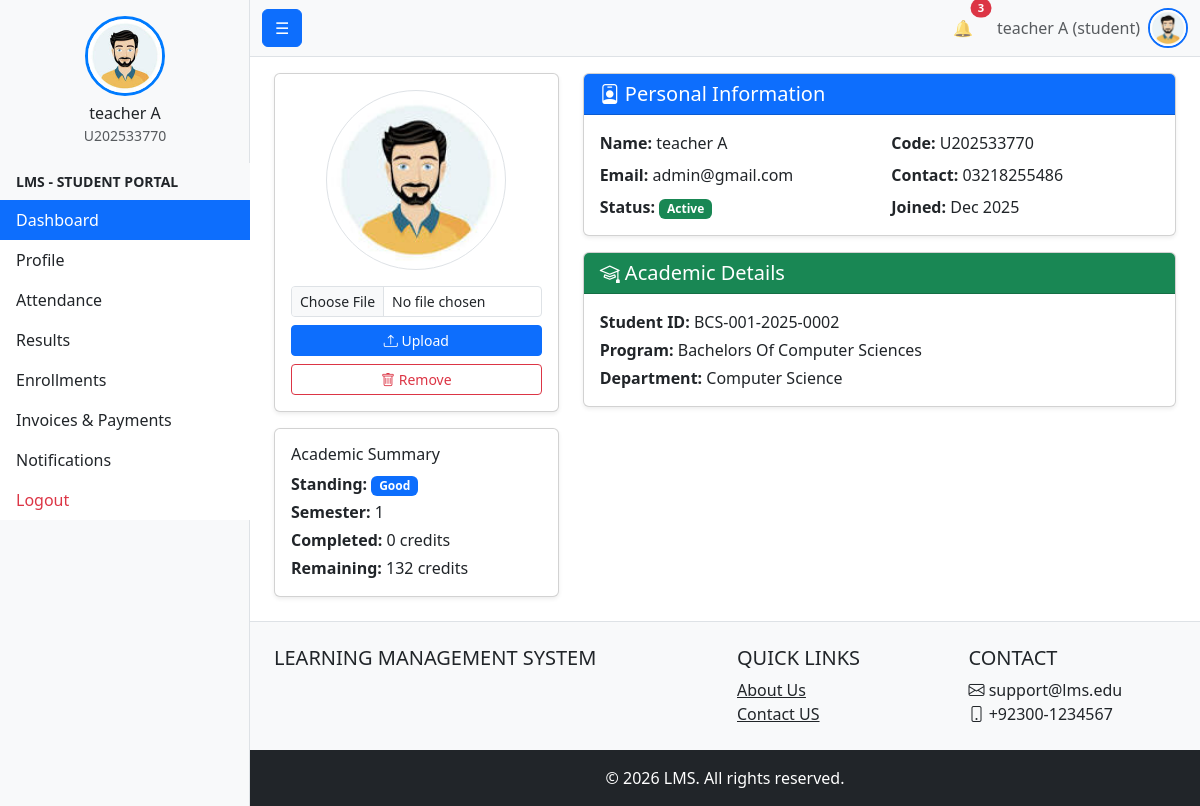
The page /public/profile.php (signed in) on the database its author committed.
### tables this page shows
CREATE TABLE `users` (
  `id` int(11) NOT NULL,
  `first_name` varchar(100) NOT NULL,
  `last_name` varchar(100) NOT NULL,
  `full_name` varchar(201) GENERATED ALWAYS AS (concat(`first_name`,' ',`last_name`)) STORED,
  `email` varchar(255) DEFAULT NULL,
  `contact_number` varchar(20) DEFAULT NULL,
  `profile_image` varchar(255) DEFAULT NULL COMMENT 'Stores profile image filename (stored in /public/uploads/profiles/)',
  `campus_id` int(11) DEFAULT NULL,
  `gender` enum('male','female','other') DEFAULT NULL,
  `cnic` varchar(15) DEFAULT NULL,
  `date_of_birth` date DEFAULT NULL,
  `address` text DEFAULT NULL,
  `password_hash` varchar(255) NOT NULL,
  `user_code` varchar(255) NOT NULL,
  `status` enum('active','inactive','suspended') NOT NULL DEFAULT 'active',
  `is_deleted` tinyint(1) NOT NULL DEFAULT 0,
  `created_at` timestamp NOT NULL DEFAULT current_timestamp(),
  `updated_at` timestamp NOT NULL DEFAULT current_timestamp() ON UPDATE current_timestamp(),
  `last_login_at` datetime DEFAULT NULL
);

CREATE TABLE `roles` (
  `role_id` int(11) NOT NULL,
  `role_name` enum('student','faculty','admin','student_affairs','examination','admission','accounts') NOT NULL
);

CREATE TABLE `student` (
  `student_id` int(11) NOT NULL,
  `program_id` int(11) NOT NULL,
  `student_number` varchar(50) NOT NULL,
  `admission_year` year(4) NOT NULL,
  `current_semester` int(11) NOT NULL DEFAULT 1,
  `enrollment_status` enum('active','suspended','withdrawn','graduated','expelled','on_break') NOT NULL DEFAULT 'active',
  `academic_standing` enum('good','probation','warning','honors') DEFAULT 'good',
  `attempted_credit_hrs` int(11) NOT NULL DEFAULT 0,
  `completed_credit_hrs` int(11) NOT NULL DEFAULT 0,
  `remaining_credit_hrs` int(11) NOT NULL DEFAULT 0,
  `created_at` timestamp NOT NULL DEFAULT current_timestamp(),
  `updated_at` timestamp NOT NULL DEFAULT current_timestamp() ON UPDATE current_timestamp(),
  `cgpa` decimal(3,2) DEFAULT NULL COMMENT 'Cumulative Grade Point Average',
  `sgpa` decimal(3,2) DEFAULT NULL COMMENT 'Semester Grade Point Average'
);

CREATE TABLE `program` (
  `program_id` int(11) NOT NULL,
  `department_id` int(11) NOT NULL,
  `program_code` varchar(50) NOT NULL,
  `program_name` varchar(100) NOT NULL,
  `degree_level` enum('diploma','bachelors','masters','phd') NOT NULL,
  `duration` int(11) NOT NULL COMMENT 'Duration in years',
  `minimum_semesters` int(11) NOT NULL,
  `minimum_credit_hrs` int(11) NOT NULL,
  `program_status` enum('active','inactive','phased_out') NOT NULL DEFAULT 'active',
  `description` text DEFAULT NULL,
  `created_at` timestamp NOT NULL DEFAULT current_timestamp(),
  `updated_at` timestamp NOT NULL DEFAULT current_timestamp() ON UPDATE current_timestamp(),
  `is_deleted` tinyint(1) NOT NULL DEFAULT 0,
  `updated_by` int(11) DEFAULT NULL
);

CREATE TABLE `department` (
  `department_id` int(11) NOT NULL,
  `department_name` varchar(100) NOT NULL,
  `department_code` varchar(50) NOT NULL,
  `department_status` enum('active','inactive') NOT NULL DEFAULT 'active',
  `email` varchar(255) NOT NULL,
  `contact_number` varchar(20) DEFAULT NULL,
  `faculty_id` int(11) NOT NULL,
  `campus_id` int(11) DEFAULT NULL,
  `created_at` timestamp NOT NULL DEFAULT current_timestamp(),
  `updated_at` timestamp NOT NULL DEFAULT current_timestamp() ON UPDATE current_timestamp(),
  `is_deleted` tinyint(1) NOT NULL DEFAULT 0,
  `updated_by` int(11) DEFAULT NULL
);

### config.php (called while the page is built, shortened)
<?php
function url(string $path = ''): string {
    return rtrim(BASE_URL, '/') . '/' . ltrim($path, '/');
}

### public/profile.php (the view, shortened to what this page needs)
<?php
require_once $_SERVER['DOCUMENT_ROOT'] . '/project1/bootstrap.php';
$user_id = $_SESSION['user_id'];
$role = $_SESSION['role'] ?? 'guest';
$upload_dir = __DIR__ . '/uploads/profiles/';
if ($role === 'student') {
    $query = "SELECT u.*, s.student_number, s.current_semester, s.academic_standing,
              s.completed_credit_hrs, s.remaining_credit_hrs, p.program_name, d.department_name
              FROM users u
              JOIN student s ON u.id = s.student_id
              JOIN program p ON s.program_id = p.program_id
              JOIN department d ON p.department_id = d.department_id
              WHERE u.id = $user_id";
} elseif ($role === 'faculty') {
    $query = "SELECT u.*, t.employee_number, t.designation, d.department_name
              FROM users u
              JOIN teacher t ON u.id = t.teacher_id
              JOIN department d ON t.department_id = d.department_id
              WHERE u.id = $user_id";
} else {
    $query = "SELECT * FROM users WHERE id = $user_id";
}
$user = $conn->query($query)->fetch_assoc();
$image_url = (!empty($_SESSION['profile_image']) && file_exists($upload_dir . $_SESSION['profile_image']))
    ? 'uploads/profiles/' . $_SESSION['profile_image']
    : 'male_avatar.jpeg';
?>
<div class="row">
    <div class="col-md-4">
        <div class="card shadow-sm mb-3">
            <div class="card-body text-center">
                <img src="<?= $image_url ?>" class="img-thumbnail rounded-circle mb-3"
                     style="width:180px;height:180px;object-fit:cover;">
                <form method="POST" enctype="multipart/form-data" class="mb-2">
                    <input type="file" name="profile_image" class="form-control form-control-sm mb-2" accept="image/*" required>
                    <button class="btn btn-primary btn-sm w-100"><i class="bi bi-upload"></i> Upload</button>
                </form>
                <?php if ($user['profile_image']): ?>
                <form method="POST">
                    <button name="delete_image" class="btn btn-outline-danger btn-sm w-100">
                        <i class="bi bi-trash"></i> Remove
                    </button>
                </form>
                <?php endif; ?>
            </div>
        </div>
        <?php if ($role === 'student'): ?>
        <div class="card shadow-sm">
            <div class="card-body">
                <h6>Academic Summary</h6>
                <p class="mb-1"><strong>Standing:</strong>
                    <span class="badge bg-<?= $user['academic_standing'] === 'honors' ? 'success' : 'primary' ?>">
                        <?= ucfirst($user['academic_standing']) ?>
                    </span>
                </p>
                <p class="mb-1"><strong>Semester:</strong> <?= $user['current_semester'] ?></p>
                <p class="mb-1"><strong>Completed:</strong> <?= $user['completed_credit_hrs'] ?> credits</p>
                <p class="mb-0"><strong>Remaining:</strong> <?= $user['remaining_credit_hrs'] ?> credits</p>
            </div>
        </div>
        <?php endif; ?>
    </div>
    <div class="col-md-8">
        <div class="card shadow-sm mb-3">
            <div class="card-header bg-primary text-white">
                <h5 class="mb-0"><i class="bi bi-person-badge"></i> Personal Information</h5>
            </div>
            <div class="card-body">
                <div class="row mb-2">
                    <div class="col-6"><strong>Name:</strong> <?= htmlspecialchars($user['full_name']) ?></div>
                    <div class="col-6"><strong>Code:</strong> <?= htmlspecialchars($user['user_code']) ?></div>
                </div>
                <div class="row mb-2">
                    <div class="col-6"><strong>Email:</strong> <?= htmlspecialchars($user['email']) ?></div>
                    <div class="col-6"><strong>Contact:</strong> <?= htmlspecialchars($user['contact_number'] ?? 'N/A') ?></div>
                </div>
                <div class="row">
                    <div class="col-6"><strong>Status:</strong>
                        <span class="badge bg-<?= $user['status'] === 'active' ? 'success' : 'warning' ?>">
                            <?= ucfirst($user['status']) ?>
                        </span>
                    </div>
                    <div class="col-6"><strong>Joined:</strong> <?= date('M Y', strtotime($user['created_at'])) ?></div>
                </div>
            </div>
        </div>
        <?php if ($role === 'student'): ?>
        <div class="card shadow-sm mb-3">
            <div class="card-header bg-success text-white">
                <h5 class="mb-0"><i class="bi bi-mortarboard"></i> Academic Details</h5>
            </div>
            <div class="card-body">
                <p class="mb-1"><strong>Student ID:</strong> <?= $user['student_number'] ?></p>
                <p class="mb-1"><strong>Program:</strong> <?= htmlspecialchars($user['program_name']) ?></p>
                <p class="mb-0"><strong>Department:</strong> <?= htmlspecialchars($user['department_name']) ?></p>
            </div>
        </div>
        <?php endif; ?>
    </div>
</div>
<?php
require_once '../templates/layout/master_base.php';
?>

### templates/layout/navbar.php (shortened to what this page needs)
<?php
require_once $_SERVER['DOCUMENT_ROOT'].'/project1/bootstrap.php';
$name = 'Guest';
$role = 'guest';
$profile_image_url = url('public/male_avatar.jpeg');
if (isset($_SESSION['user_id'])) {
    $user_id = $_SESSION['user_id'];
    $stmt = $conn->prepare("
        SELECT u.full_name, r.role_name
        FROM users u
        LEFT JOIN user_roles ur ON u.id = ur.user_id
        LEFT JOIN roles r ON ur.role_id = r.role_id
        WHERE u.id = ?
        LIMIT 1
    ");
    $stmt->bind_param('i', $user_id);
    $stmt->execute();
    $result = $stmt->get_result();
    if ($row = $result->fetch_assoc()) {
        $name = $row['full_name'];
        $role = $row['role_name'] ?? 'guest';
    }
    $stmt = $conn->prepare("SELECT COUNT(*) as count FROM user_notification WHERE user_id=? AND is_read=FALSE");
    $stmt->bind_param('i', $user_id);
    $stmt->execute();
    $unread_count = $stmt->get_result()->fetch_assoc()['count'] ?? 0;
} else {
    $unread_count = 0;
    $notifications = [];
}
?>
<nav class="navbar navbar-expand-lg navbar-light bg-light border-bottom">
    <div class="container-fluid">
        <button class="btn btn-primary " id="sidebarToggle">☰</button>
        <div class="collapse navbar-collapse" id="navbarNav">
            <ul class="navbar-nav ms-auto align-items-center">
                <li class="nav-item dropdown me-3">
                    <a class="nav-link position-relative" href="#" id="notificationDropdown" role="button"
                       data-bs-toggle="dropdown" aria-expanded="false" title="Notifications">
                        🔔
                        <?php if ($unread_count > 0): ?>
                        <span class="position-absolute top-0 start-100 translate-middle badge rounded-pill bg-danger" style="font-size:0.7rem;">
                            <?= $unread_count > 9 ? '9+' : $unread_count ?>
                        </span>
                        <?php endif; ?>
                    </a>
                </li>
                <li class="nav-item me-2">
                    <span class="text-muted"><?= htmlspecialchars($name) ?> (<?= htmlspecialchars($role) ?>)</span>
                </li>
                <li class="nav-item dropdown">
                    <a class="nav-link p-0" href="#" id="userDropdown" role="button" data-bs-toggle="dropdown" aria-expanded="false" title="Profile Menu">
                        <img src="<?= $profile_image_url ?>" alt="Profile" class="rounded-circle border border-2 border-primary" style="width: 40px; height: 40px; object-fit: cover; cursor: pointer;">
                    </a>
                </li>
            </ul>
        </div>
    </div>
</nav>

### rows shown on the page
users: full_name "teacher A", roles.role_name "student", student.academic_standing "Good", student.current_semester "1", student.completed_credit_hrs "0", student.remaining_credit_hrs "132", user_code "U202533770", email "admin@gmail.com", contact_number "03218255486", status "Active", created_at "Dec 2025", student.student_number "BCS-001-2025-0002", program.program_name "Bachelors Of Computer Sciences", department.department_name "Computer Science"

### other values the page prints
$name "teacher A"
$user_code "U202533770"
$role "STUDENT"
$label "Dashboard"
$label "Profile"
$label "Attendance"
$label "Results"
$label "Enrollments"
$label "Invoices & Payments"
$label "Notifications"
$unread_count "3"
